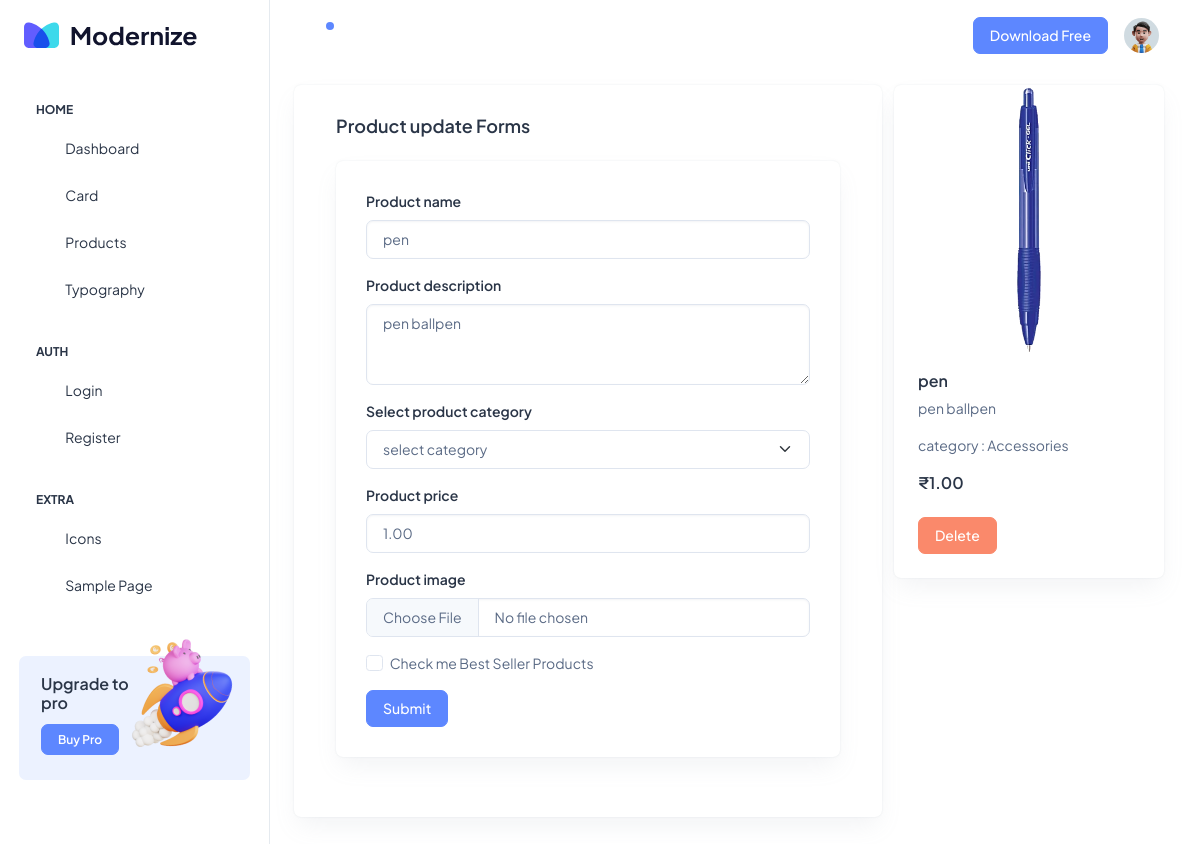
Screenshot of /dashboard/update/1 with the database file from the repository.
### app/models.py (models this page shows, shortened)
class Product(models.Model):
    category = models.ForeignKey(Category, on_delete=models.CASCADE)
    name = models.CharField(max_length=255, unique=True)
    description = models.TextField()
    bestSeller = models.BooleanField(default=False)
    price = models.DecimalField(max_digits=10, decimal_places=2)
    image = models.ImageField(upload_to='products/', null=True, blank=True)

class Category(models.Model):
    name = models.CharField(max_length=100)
    slug = models.SlugField(unique=True)
    icon_class = models.CharField(max_length=100, blank=True)
    def __str__(self):
        return self.name

### dashboard/views.py (the view, shortened to what this page needs)
# urls.py: path('update/<int:id>', views.update_product, name='update-product'),
def update_product(request, id):
    queryset = Product.objects.get(id=id)
    context = {'product': queryset}
    return render(request, 'update.html', context)

### app/context_processors.py (called while the page is built)
def cart_items_count(request):
    if request.user.is_authenticated:
        cart_items_count = CartItem.objects.filter(cart__user=request.user).count()
    else:
        cart_items_count = 0
    return {'cart_items_count': cart_items_count}

def wishlist_items_count(request):
    if request.user.is_authenticated:
        wishlist_items_count = WishListItem.objects.filter(wishlist__user=request.user).count()
    else:
        wishlist_items_count = 0
    return {'wishlist_items_count': wishlist_items_count}

### dashboard/templates/update.html (shortened to what this page needs)
{% extends "admin_base.html" %} {% block body %}
<div class="body-wrapper">
  {% include "admin_header.html" %}
  <div class="container-fluid">
        <div class="container-fluid">
            <div class="row">
                <div class="card col-lg-8">
                    <div class="card-body">
                      <h5 class="card-title fw-semibold mb-4">Product update Forms</h5>
                      <div class="card">
                        <div class="card-body">
                            <form method="POST" enctype="multipart/form-data">
                                <div class="mb-3">
                                    <label for="exampleInputEmail1" class="form-label">Product name</label>
                                    <input type="text" name="name" value="{{ product.name }}" class="form-control" />
                                </div>
                                <div class="mb-3">
                                    <label for="exampleInputEmail1" class="form-label">Product description</label>
                                    <textarea name="description" class="form-control" rows="3">{{ product.description }}</textarea>
                                </div>
                                <div class="mb-3">
                                    <label for="disabledSelect" class="form-label">Select product category</label>
                                    <select name="category" id="disabledSelect" class="form-select">
                                        <option value="">select category</option>
                                    </select>
                                </div>
                                <div class="mb-3">
                                    <label for="exampleInputEmail1" class="form-label">Product price</label>
                                    <input type="number" name="price" value="{{ product.price }}" class="form-control" />
                                </div>
                                <div class="mb-3">
                                    <label for="exampleInputEmail1" class="form-label">Product image</label>
                                    <input type="file" name="image" class="form-control" />
                                </div>
                                <div class="mb-3 form-check">
                                    <input type="checkbox" name="bestSeller" class="form-check-input" id="exampleCheck1" {% if product.bestSeller %}checked{% endif %}>
                                    <label class="form-check-label" for="exampleCheck1">Check me Best Seller Products</label>
                                </div>
                                <button type="submit" class="btn btn-primary">Submit</button>
                            </form>
                        </div>
                      </div>
                    </div>
                  </div>
                  <div class="col-lg-4">
                    <div class="col-sm-12 col-lg-12">
                        <div class="card overflow-hidden rounded-2">
                          <div class="position-relative">
                            <a href="javascript:void(0)"
                              ><img
                                src="/media/{{product.image}}"
                                class="card-img-top rounded-0"
                                alt="..."
                            /></a>
                          </div>
                          <div class="card-body pt-3 p-4">
                            <h6 class="fw-semibold fs-4">{{product.name}}</h6>
                            <p class="card-text">{{product.description}}</p>
                            <p class="card-text"> category : {{product.category}}</p>
                            <div
                              class="d-flex align-items-center justify-content-between"
                            >
                              <h6 class="fw-semibold fs-4 mb-0">
                                ₹{{product.price}}
                              </h6>
                              <ul
                                class="list-unstyled d-flex align-items-center mb-0"
                              >
                                <li>
                                  <a class="me-1" href="javascript:void(0)"
                                    ><i class="ti ti-star text-warning"></i
                                  ></a>
                                </li>
                                <li>
                                  <a class="me-1" href="javascript:void(0)"
                                    ><i class="ti ti-star text-warning"></i
                                  ></a>
                                </li>
                                <li>
                                  <a class="me-1" href="javascript:void(0)"
                                    ><i class="ti ti-star text-warning"></i
                                  ></a>
                                </li>
                                <li>
                                  <a class="me-1" href="javascript:void(0)"
                                    ><i class="ti ti-star text-warning"></i
                                  ></a>
                                </li>
                                <li>
                                  <a class="" href="javascript:void(0)"
                                    ><i class="ti ti-star text-warning"></i
                                  ></a>
                                </li>
                              </ul>
                            </div>
                            <div class="d-flex gap-2 mt-4">
                              <a
                                href="/dashboard/delete/{{product.id}}"
                                class="btn btn-danger btn-md"
                                >Delete</a
                              >
                            </div>
                          </div>
                        </div>
                      </div>
                  </div>
            </div>
      {% endblock body %}

### rows the page displays
Product: name "pen", description "pen ballpen", price "1.00", image (picture), category "Accessories"
